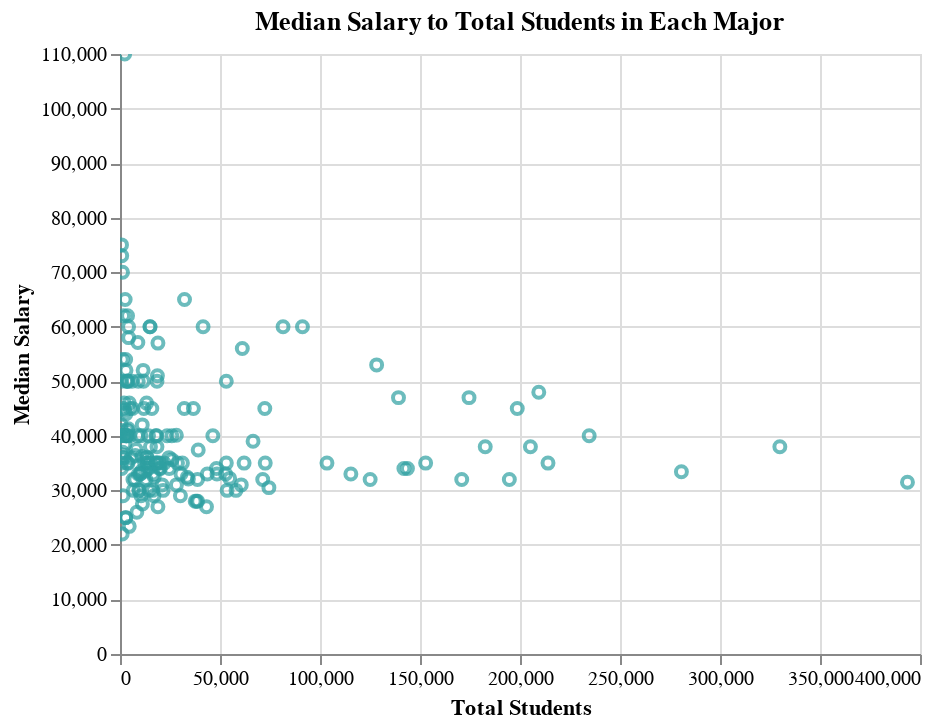

This figure's notebook cell:
### Markdown cell above
There appears to be a positive correlation between the total number of students within a major and the sample size taken. This gives us some level of confidence that the median salary among majors is accurately represented.

### Question 2: Does the number of graduates in a major have any correlation to median salary?

One might speculate that if a major has a high number of graduates, it is popular among students. We don't have data that asserts this, but we can at least see if there is a correlation between the `Total` number of students and `Median` salary in a given major (i.e. are certain majors popular because they have a high income?).

### Code cell
S2 = alt.Chart(recent_grads).mark_point(color="#2d9fa1").encode(
  alt.X('Total',title='Total Students'),
  alt.Y('Median',title='Median Salary')
).properties(
    title='Median Salary to Total Students in Each Major'
).interactive()

S2

### Figure 1 — Vega-Lite specification as saved in the notebook (floating-point values rounded to 4 significant figures; data arrays with more than 128 entries replaced by an {"elided": "..."} marker saying what was removed)
{"config": {"view": {"continuousWidth": 400, "continuousHeight": 300}}, "data": {"name": "data-795a6f7accabf628edb585901bee78dd"}, "mark": {"type": "point", "color": "#2d9fa1"}, "encoding": {"x": {"type": "quantitative", "field": "Total", "title": "Total Students"}, "y": {"type": "quantitative", "field": "Median", "title": "Median Salary"}}, "selection": {"selector014": {"type": "interval", "bind": "scales", "encodings": ["x", "y"]}}, "title": "Median Salary to Total Students in Each Major", "$schema": "https://vega.github.io/schema/vega-lite/v4.8.1.json", "datasets": {"data-795a6f7accabf628edb585901bee78dd": {"elided": "172 records"}}}
